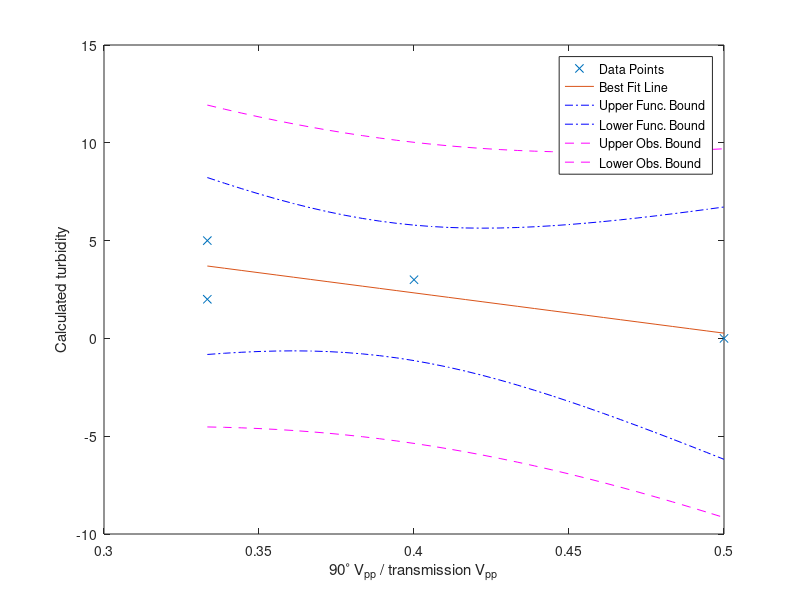

This chart was generated by the following MATLAB code:
% The x, r, and y below are for testing. Comment them out and add yor own
% data to the sample data at the end of the comments, and uncomment your
% data

reflectedVpp = [1 2 3 4];
transmittedVpp = [3 4 9 10];
x = reflectedVpp./transmittedVpp;
y = [5 0 2 3]; % calculated turbidities

% Script for the linear fit of data. The independent values are
% in the x array and the matched dependent values are in the y array. This
% script does not use MATLAB's built-in fitting functions, but uses the
% formulas from the videos/class notes.
% You also need to enter the confidence level, typically 95%. The values
% that are calculated and displayed are:
% 1. Beta_hat_1 (the best-fit slope)
% 2. Beta_hat_0 (the best-fit y-intercept)
% 3. The Root Mean Square Residual, Se
% 4. The Standard Error for beta0, Sbeta0
% 5. The Standard Error for beta1, Sbeta1
% 6. The confidence intervals for beta1 and beta0.
% After calculating these quantities, the script plots the original data,
% the best fit line, and the upper and lower bounds for the confidence
% interval on the best fit line.
% x = [7.5 4 6 5 8]; % Uncomment and add your own data
% y = [3.70 3.10 3.32 2.98 3.68]; % Uncomment and add your own data
confLev = 0.95; % The confidence level
N = length(y); % The number of data points
xbar = mean(x);
ybar = mean(y);
Sxx = dot((x-xbar),(x-xbar));
%Sxx = (x-xbar)*transpose(x-xbar);
% beta1 is the estimated best slope of the best-fit line
beta1 = dot((x-xbar),(y-ybar))/Sxx
% beta1 = ((x-xbar)*transpose(y-ybar))/Sxx
% beta0 is the estimated best-fit y-intercept of the best fit line
beta0 = ybar - beta1*xbar
yfit = beta0 + beta1*x;
SSE = dot((y - yfit),(y - yfit)) % Sum of the squared residuals
% SSE = (y - yfit)*transpose(y - yfit) % Sum of the squared residuals
Se = sqrt(SSE/(N-2)) % The Root Mean Square Residual
Sbeta0 = Se*sqrt(1/N + xbar^2/Sxx)
Sbeta1 = Se/sqrt(Sxx)
% tinv defaults to 1-sided test. We need 2-sises, hence:(1-0.5*(1-confLev))
StdT = tinv((1-0.5*(1-confLev)),N-2) % The Student's t factor
lambdaBeta1 = StdT*Sbeta1 % The 1/2 confidence interval on beta1
lambdaBeta0 = StdT*Sbeta0 % The 1/2 confidence interval on beta0
range = max(x) - min(x);
xplot = min(x):range/30:max(x); % Generate array for plotting
yplot = beta0 + beta1*xplot; % Generate array for plotting
Syhat = Se*sqrt(1/N + (xplot - xbar).*(xplot - xbar)/Sxx);
lambdayhat = StdT*Syhat;
Sy = Se*sqrt(1+1/N + (xplot - xbar).*(xplot - xbar)/Sxx);
lambday = StdT*Sy;
figure(1)
plot(x,y,'x')
hold on
plot(xplot,yplot)
plot(xplot,yplot+lambdayhat,'-.b',xplot,yplot-lambdayhat,'-.b')
plot(xplot,yplot+lambday,'--m',xplot,yplot-lambday,'--m')
xlabel('90^\circ V_{pp} / transmission V_{pp}')
ylabel('Calculated turbidity')
if beta1 > 0 % Fix this
    location = 'northwest';
else
    location = 'northeast';
end
legend('Data Points','Best Fit Line','Upper Func. Bound',...
    'Lower Func. Bound', 'Upper Obs. Bound', 'Lower Obs. Bound',...
    'Location', location)

set(gcf, 'Color', [1 1 1])
hold off
